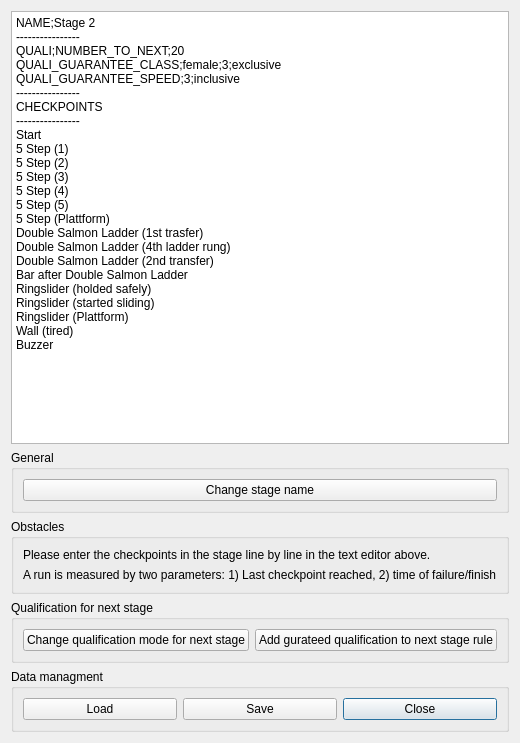
<?xml version="1.0" encoding="UTF-8"?>
<ui version="4.0">
 <class>NCM_Stage</class>
 <widget class="QDialog" name="NCM_Stage">
  <property name="geometry">
   <rect>
    <x>0</x>
    <y>0</y>
    <width>501</width>
    <height>743</height>
   </rect>
  </property>
  <property name="windowTitle">
   <string>Dialog</string>
  </property>
  <layout class="QGridLayout" name="gridLayout_2">
   <item row="7" column="0">
    <widget class="QGroupBox" name="groupBox">
     <property name="title">
      <string>Data managment</string>
     </property>
     <layout class="QGridLayout" name="gridLayout_3">
      <item row="0" column="2">
       <widget class="QPushButton" name="pushButton_Close">
        <property name="text">
         <string>Close</string>
        </property>
       </widget>
      </item>
      <item row="0" column="0">
       <widget class="QPushButton" name="pushButton_Load">
        <property name="text">
         <string>Load</string>
        </property>
       </widget>
      </item>
      <item row="0" column="1">
       <widget class="QPushButton" name="pushButton_Save">
        <property name="text">
         <string>Save</string>
        </property>
       </widget>
      </item>
     </layout>
    </widget>
   </item>
   <item row="5" column="0">
    <widget class="QGroupBox" name="groupBox_2">
     <property name="title">
      <string>Obstacles</string>
     </property>
     <layout class="QGridLayout" name="gridLayout_4">
      <item row="0" column="0">
       <widget class="QLabel" name="label">
        <property name="text">
         <string>Please enter the checkpoints in the stage line by line in the text editor above.</string>
        </property>
       </widget>
      </item>
      <item row="1" column="0">
       <widget class="QLabel" name="label_2">
        <property name="text">
         <string>A run is measured by two parameters: 1) Last checkpoint reached, 2) time of failure/finish</string>
        </property>
       </widget>
      </item>
     </layout>
    </widget>
   </item>
   <item row="0" column="0">
    <widget class="QPlainTextEdit" name="plainTextEdit_StageCode">
     <property name="plainText">
      <string>NAME;Stage 2
----------------
QUALI;NUMBER_TO_NEXT;20
QUALI_GUARANTEE_CLASS;female;3;exclusive
QUALI_GUARANTEE_SPEED;3;inclusive
----------------
CHECKPOINTS
----------------
Start
5 Step (1)
5 Step (2)
5 Step (3)
5 Step (4)
5 Step (5)
5 Step (Plattform)
Double Salmon Ladder (1st trasfer)
Double Salmon Ladder (4th ladder rung)
Double Salmon Ladder (2nd transfer)
Bar after Double Salmon Ladder
Ringslider (holded safely)
Ringslider (started sliding)
Ringslider (Plattform)
Wall (tired)
Buzzer</string>
     </property>
    </widget>
   </item>
   <item row="6" column="0">
    <widget class="QGroupBox" name="groupBox_3">
     <property name="title">
      <string>Qualification for next stage</string>
     </property>
     <layout class="QGridLayout" name="gridLayout">
      <item row="0" column="0">
       <widget class="QPushButton" name="pushButton_ChangeQualiMode">
        <property name="text">
         <string>Change qualification mode for next stage</string>
        </property>
       </widget>
      </item>
      <item row="0" column="1">
       <widget class="QPushButton" name="pushButton_AddGuaranteeRule">
        <property name="text">
         <string>Add gurateed qualification to next stage rule</string>
        </property>
       </widget>
      </item>
     </layout>
    </widget>
   </item>
   <item row="4" column="0">
    <widget class="QGroupBox" name="groupBox_4">
     <property name="title">
      <string>General</string>
     </property>
     <layout class="QGridLayout" name="gridLayout_5">
      <item row="0" column="0">
       <widget class="QPushButton" name="pushButton_EditStageName">
        <property name="text">
         <string>Change stage name</string>
        </property>
       </widget>
      </item>
     </layout>
    </widget>
   </item>
  </layout>
 </widget>
 <resources/>
 <connections/>
</ui>
